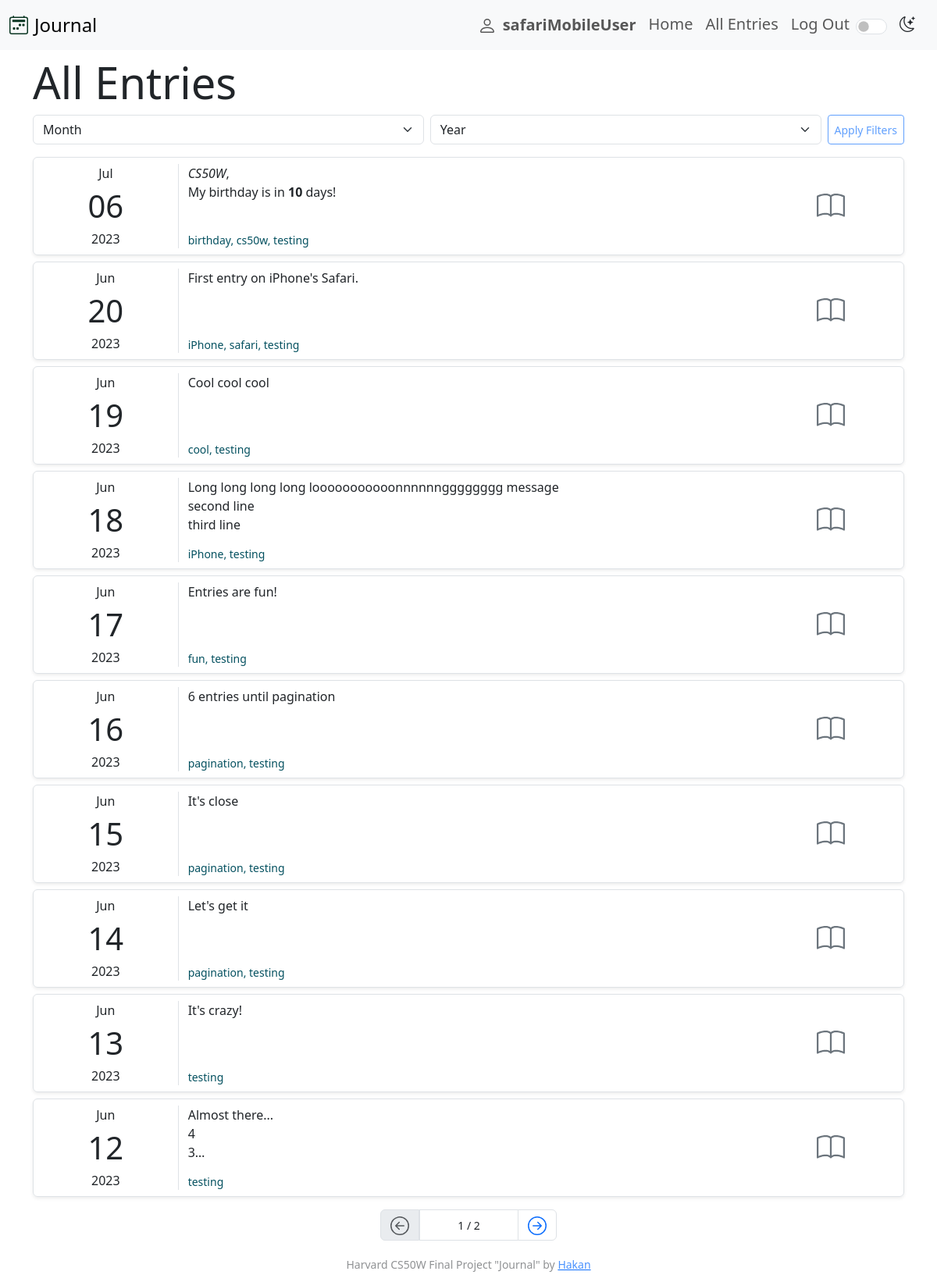
Page /all_entries (signed in) on the earlier database version.
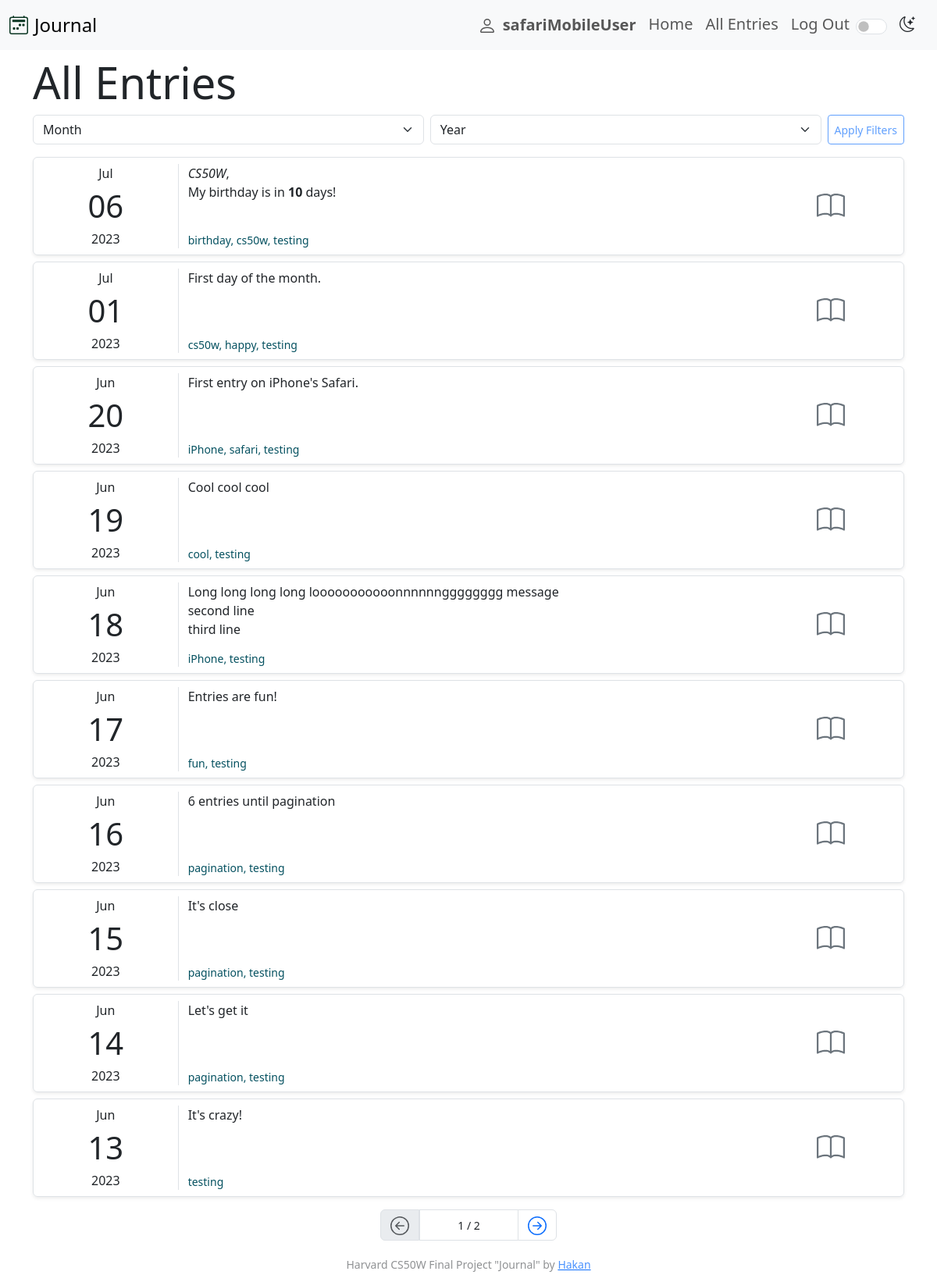
Same page on the later database version.
### journal/models.py (models this page shows, shortened)
class JournalEntry(models.Model):
    user = models.ForeignKey(
        User, on_delete=models.CASCADE, related_name="entries")
    content = models.TextField()
    tags = models.ManyToManyField(Tag, blank=True, related_name="tag_entries")
    created_at = models.DateTimeField(auto_now_add=True)
    updated_at = models.DateTimeField(auto_now=True)
    date = models.DateField()
    class Meta:
        ordering = ["-date"]

class Tag(models.Model):
    name = models.CharField(max_length=50)
    def __str__(self):
        return self.name
    class Meta:
        ordering = ["name"]

### journal/views.py (the view)
# urls.py: path("all_entries", views.all_entries, name="all_entries"),
@require_GET
@login_required(login_url="login")
def all_entries(request):
    try:
        entries = JournalEntry.objects.filter(
            user=request.user)
        month_filter = request.GET.get("month")
        year_filter = request.GET.get("year")
        if month_filter and year_filter:
            month_filter = int(month_filter)
            year_filter = int(year_filter)
            entries = JournalEntry.objects.filter(
                user=request.user, date__month=month_filter, date__year=year_filter)
        paginator = Paginator(entries, 10)
        page_number = request.GET.get("page")
        page_obj = paginator.get_page(page_number)
    except:
        messages.error(request, "Could not retrieve data.")
        return render(request, "journal/all_entries.html")
    return render(request, "journal/all_entries.html", {
        "page_entries": page_obj,
    })

### journal/templates/journal/all_entries.html (shortened to what this page needs)
{% extends 'journal/layout.html' %} {% load static %} {% block body %}
<div class="container mt-2">
    <h2 class="display-4">All Entries</h2>
    <form
        action="{% url 'all_entries' %}"
        class="d-flex gap-2 mb-3"
        method="get"
        id="filter-form"
    >
    </form>
    {% if not page_entries|length > 0 %}
    <p class="lead alert alert-info">No journal entries to show.</p>
    {% else %} {% for entry in page_entries %}
    <div
        class="border row d-flex mb-2 mx-auto py-2 rounded-2 shadow-sm eachEntryDiv"
        id="entry-{{ entry.id }}"
        data-date="{{ entry.date|date:'Y-m-d' }}"
    >
        <div
            class="col-2 border-end d-flex flex-column justify-content-center align-items-center"
        >
            <span>{{ entry.date|date:'M' }}</span>
            <span class="fs-1">{{ entry.date|date:'d' }}</span>
            <span>{{ entry.date|date:'Y' }}</span>
        </div>
        <div class="col-8 d-flex flex-column justify-content-between">
            <div class="text-break text-truncate line-clamp line-clamp-3">
                {{ entry.content|safe }}
            </div>
            {% if entry.tags.all|length > 0 %}
            <div class="small text-info-emphasis">
                {{ entry.tags.all|join:', ' }}
            </div>
            {% endif %}
        </div>
        <div class="col-2 d-flex align-items-center justify-content-center">
            <button
                type="button"
                class="btn p-2 rounded-5"
                data-bs-toggle="modal"
                data-bs-target="#detailModal-{{ entry.id }}"
            >
            </button>
        </div>
    </div>
    {% endfor %} {% endif %}
</div>
{% if page_entries.paginator.num_pages > 1 %}
<nav class="my-3" aria-label="Page navigation">
    <ul class="pagination justify-content-center">
        {% if page_entries.has_previous %}
        <li class="page-item">
            <a
                class="page-link"
                href="?page={{ page_entries.previous_page_number }}"
            >
                <svg
                    xmlns="http://www.w3.org/2000/svg"
                    width="24"
                    height="24"
                    fill="currentColor"
                    class="bi bi-arrow-left-circle"
                    viewBox="0 0 16 16"
                >
                    <path
                        fill-rule="evenodd"
                        d="M1 8a7 7 0 1 0 14 0A7 7 0 0 0 1 8zm15 0A8 8 0 1 1 0 8a8 8 0 0 1 16 0zm-4.5-.5a.5.5 0 0 1 0 1H5.707l2.147 2.146a.5.5 0 0 1-.708.708l-3-3a.5.5 0 0 1 0-.708l3-3a.5.5 0 1 1 .708.708L5.707 7.5H11.5z"
                    />
                </svg>
            </a>
        </li>
        {% else %}
        <li class="page-item">
            <a class="page-link disabled" href="?page=1">
            </a>
        </li>
        {% endif %}
        <li
            class="page-item border d-flex align-items-center justify-content-center px-5"
        >
            <small
                >{{ page_entries.number }} /
                {{page_entries.paginator.num_pages}}
            </small>
        </li>
        {% if page_entries.has_next %}
        <li class="page-item">
            <a
                class="page-link"
                href="?page={{ page_entries.next_page_number }}"
            >
            </a>
        </li>
        {% endif %}
    </ul>
</nav>
{% endif %}  {% endblock %}

Differences in the rows shown:
no longer on this page (row unchanged): JournalEntry: date "Jun", date "12", date "2023", content "Almost there... 4 3", tags.all "testing"
added JournalEntry: date "Jul", date "01", date "2023", content "First day of the month.", tags.all "cs50w, happy, testing"
